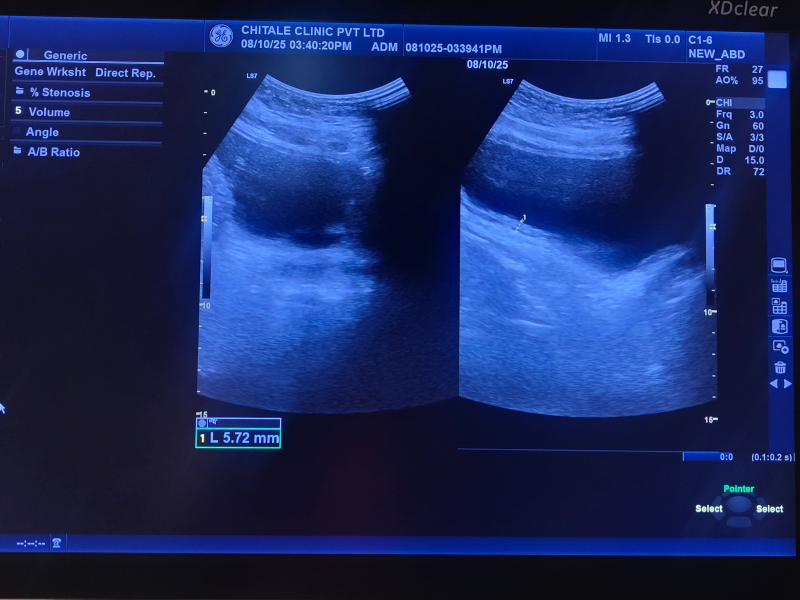
#> input picture data/raw/mixed/img001.jpg, 1600 x 1200 px, found by its file name (shown at 1/2 size); its folder holds only this picture in this run
$ python preprocess.py
#> lines starting #> are read from the running program, lines starting #| are printed output that depends on the picture
#> further down, img is the input picture: shape (1200, 1600, 3); mean B, G, R 95.5, 40.8, 25.2
import cv2
import os
import numpy as np

INPUT_DIR = r"C:\Users\Aditya Atul Deshmukh\Desktop\Nidhi_proj\data\raw\mixed"
OUTPUT_DIR = r"C:\Users\Aditya Atul Deshmukh\Desktop\Nidhi_proj\data\processed\images"

os.makedirs(OUTPUT_DIR, exist_ok=True)

def preprocess(img):
    # --- 1. SAFE CROP (reduce UI only, not anatomy) ---
    h, w = img.shape[:2]
#> h = 1200; w = 1600
    img = img[60:h-200, 20:w-150]   # less aggressive crop
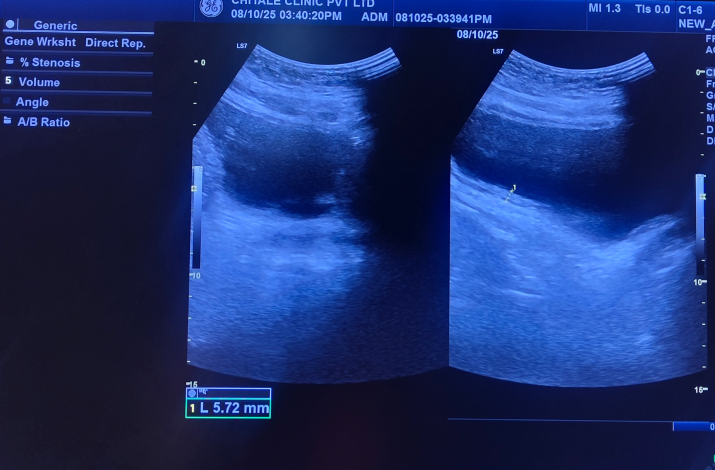
#> img: shape (940, 1430, 3) (shown at 1/2 size); mean of channels 0, 1, 2 109.3, 48, 28.4; drawn as B, G, R

    # --- 2. Convert to grayscale ---
    img = cv2.cvtColor(img, cv2.COLOR_BGR2GRAY)
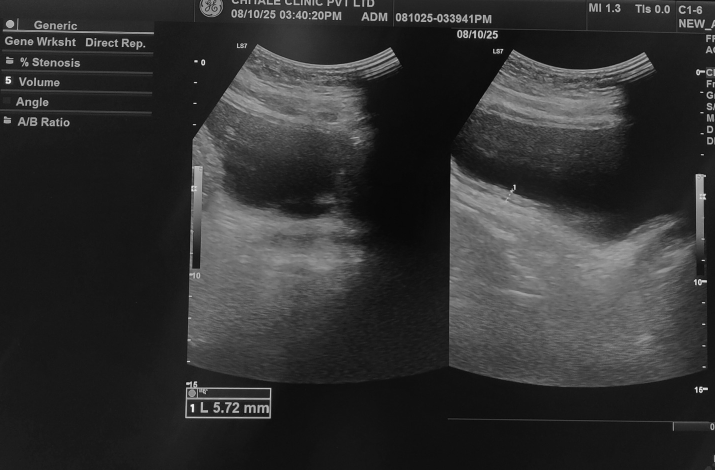
#> img: shape (940, 1430) (shown at 1/2 size); min 4, max 249, mean 49.1

    # --- 3. Resize ---
    # img = cv2.resize(img, (512, 512))

    # --- 4. Speckle noise reduction (better than bilateral here) ---
    img = cv2.fastNlMeansDenoising(img, None, 10, 7, 21)

    # --- 5. Mild CLAHE (not aggressive) ---
    clahe = cv2.createCLAHE(clipLimit=1.5, tileGridSize=(8,8))
    img = clahe.apply(img)
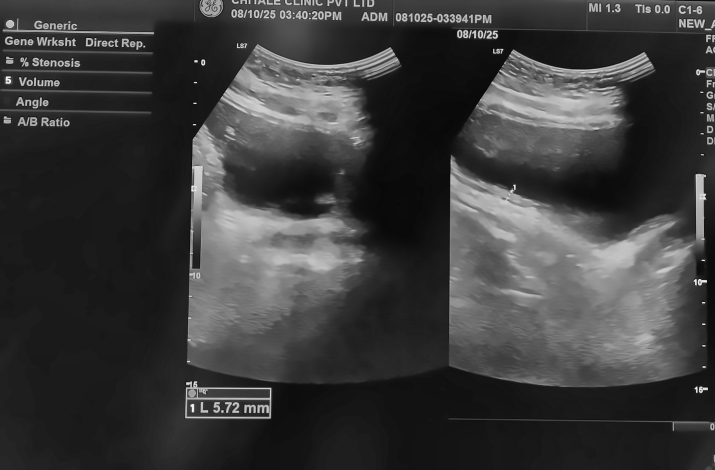
#> img: shape (940, 1430) (shown at 1/2 size); min 4, max 251, mean 59.4

    # --- 6. Smooth edges slightly (important for segmentation) ---
    img = cv2.GaussianBlur(img, (3,3), 0)

    # --- 7. Normalize safely ---
    img = img.astype(np.float32) / 255.0

    return (img * 255).astype(np.uint8)


for file in os.listdir(INPUT_DIR):
    path = os.path.join(INPUT_DIR, file)

    img = cv2.imread(path)
    if img is None:
        continue

    processed = preprocess(img)

    cv2.imwrite(os.path.join(OUTPUT_DIR, file), processed)

print("DONE: Clean preprocessing complete")

$ run again, on data/raw/mixed/img005.jpg
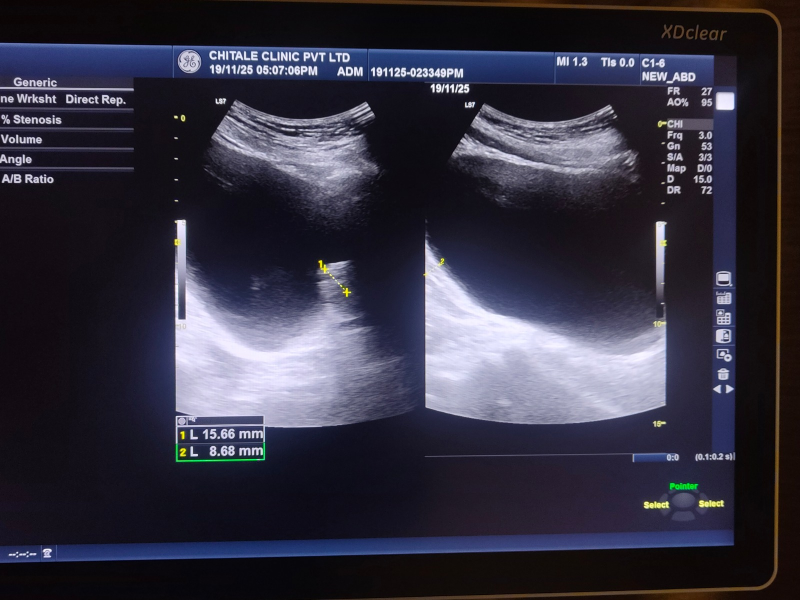
#> input picture data/raw/mixed/img005.jpg, 1600 x 1200 px, found by its file name (shown at 1/2 size)
#> img is the input picture: shape (1200, 1600, 3); mean B, G, R 64.8, 50.1, 52.1
#> in preprocess, `img = img[60:h-200, 20:w-150]`:
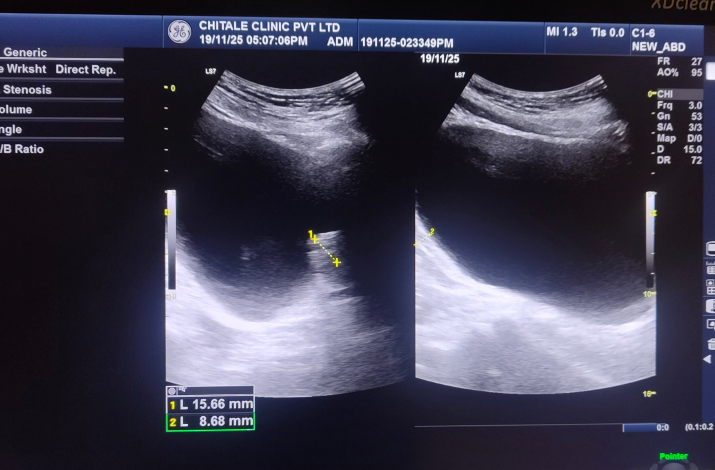
#> img: shape (940, 1430, 3) (shown at 1/2 size); mean of channels 0, 1, 2 80.3, 62.3, 63.3; drawn as B, G, R
#> in preprocess, `img = clahe.apply(img)`:
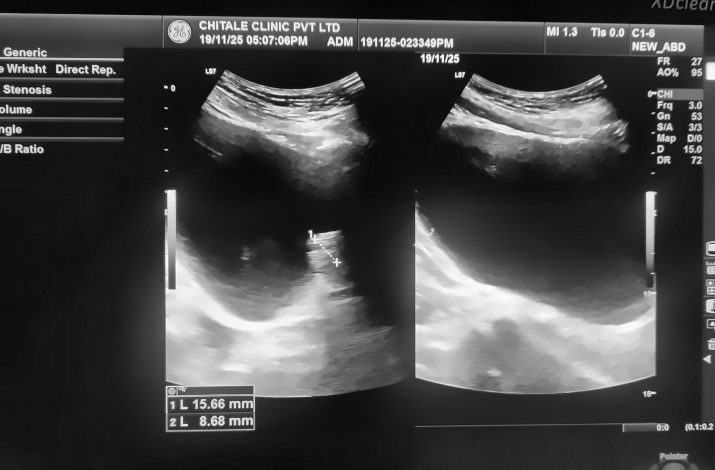
#> img: shape (940, 1430) (shown at 1/2 size); min 2, max 255, mean 69.6

$ run again, on data/raw/mixed/img006.jpg
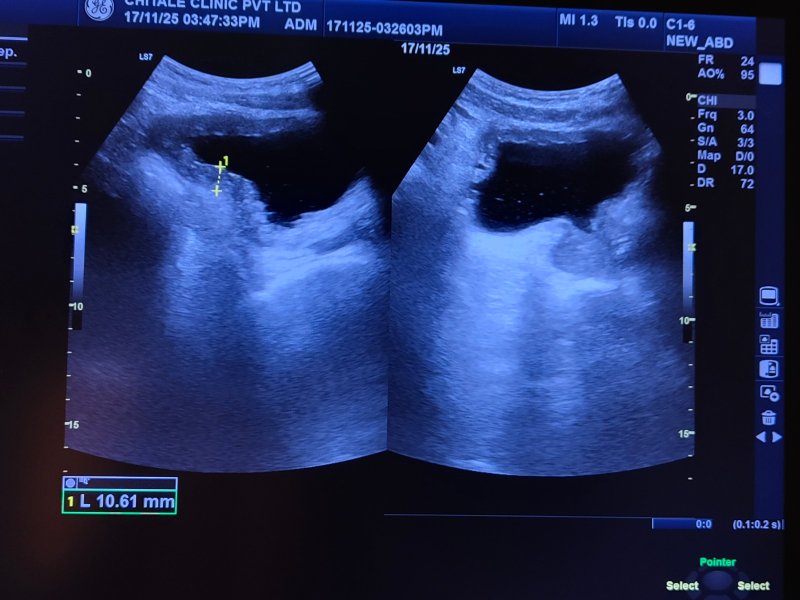
#> input picture data/raw/mixed/img006.jpg, 1600 x 1200 px, found by its file name (shown at 1/2 size)
#> img is the input picture: shape (1200, 1600, 3); mean B, G, R 89.2, 45.4, 33.4
#> in preprocess, `img = img[60:h-200, 20:w-150]`:
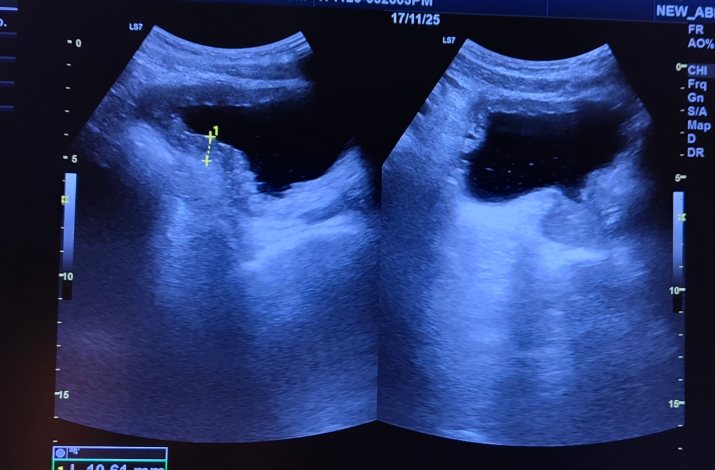
#> img: shape (940, 1430, 3) (shown at 1/2 size); mean of channels 0, 1, 2 107.2, 55.5, 39.5; drawn as B, G, R
#> in preprocess, `img = clahe.apply(img)`:
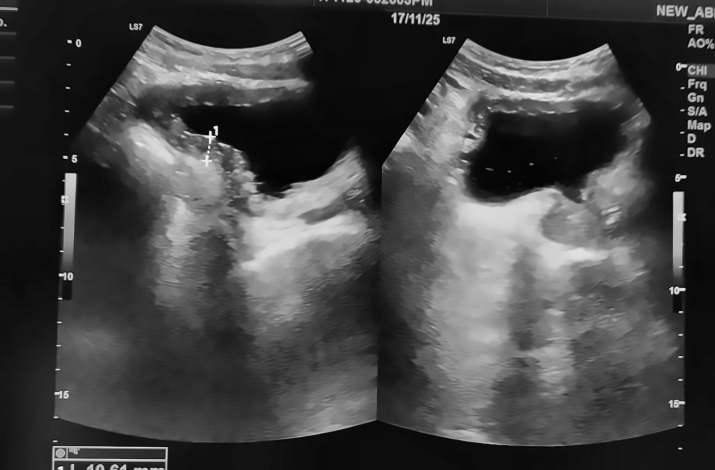
#> img: shape (940, 1430) (shown at 1/2 size); min 1, max 248, mean 68.5

$ run again, on data/raw/mixed/img007.jpg
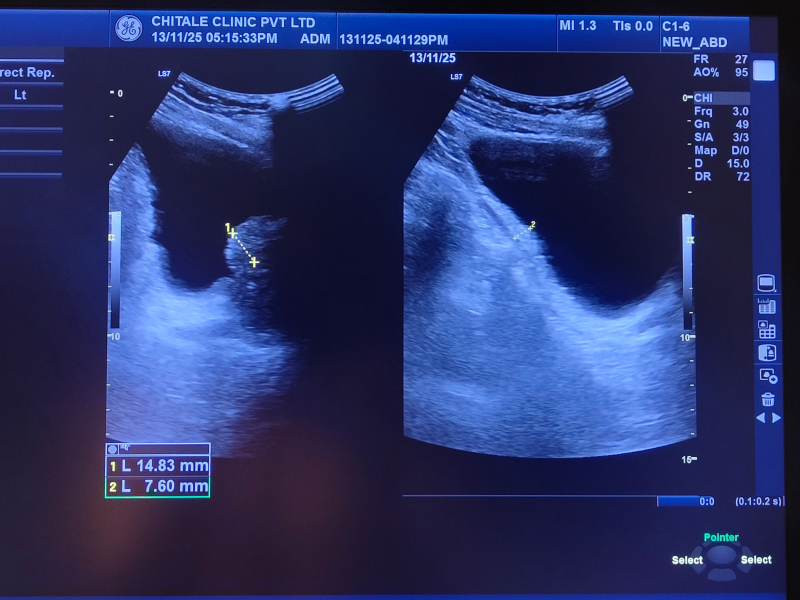
#> input picture data/raw/mixed/img007.jpg, 1600 x 1200 px, found by its file name (shown at 1/2 size)
#> img is the input picture: shape (1200, 1600, 3); mean B, G, R 105.1, 51.9, 42.2
#> in preprocess, `img = img[60:h-200, 20:w-150]`:
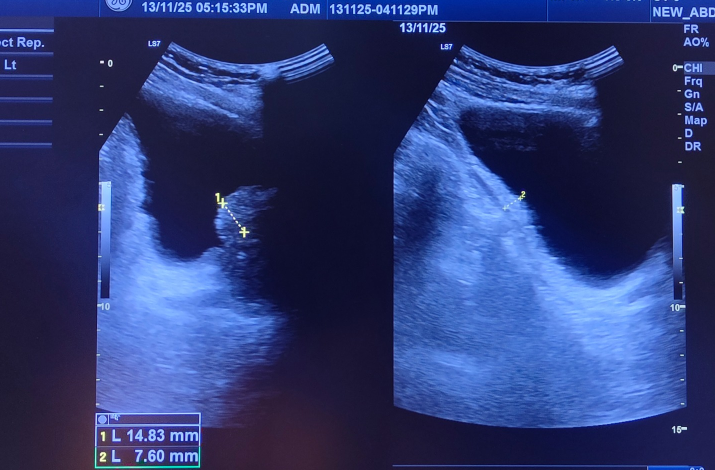
#> img: shape (940, 1430, 3) (shown at 1/2 size); mean of channels 0, 1, 2 115.9, 58.8, 45.8; drawn as B, G, R
#> in preprocess, `img = clahe.apply(img)`:
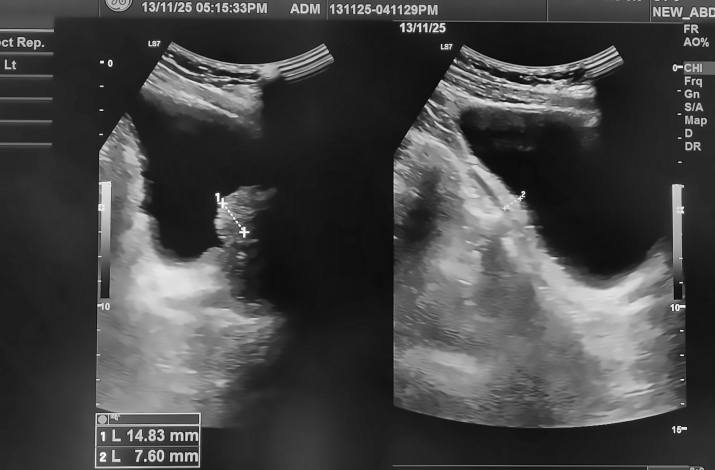
#> img: shape (940, 1430) (shown at 1/2 size); min 4, max 254, mean 69

$ run again, on data/raw/mixed/img002.jpg
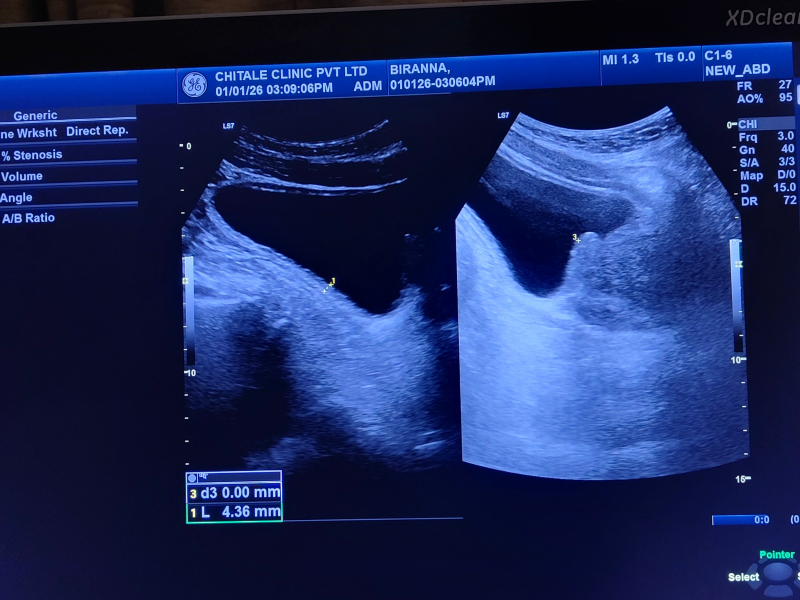
#> input picture data/raw/mixed/img002.jpg, 1600 x 1200 px, found by its file name (shown at 1/2 size)
#> img is the input picture: shape (1200, 1600, 3); mean B, G, R 95.9, 43, 28.1
#> in preprocess, `img = img[60:h-200, 20:w-150]`:
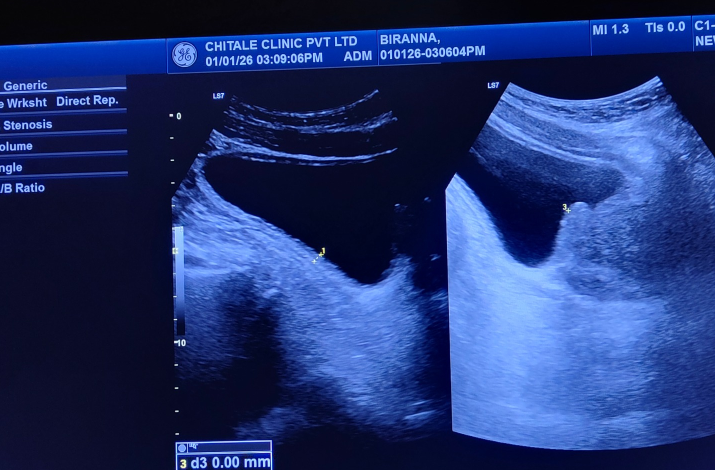
#> img: shape (940, 1430, 3) (shown at 1/2 size); mean of channels 0, 1, 2 112, 52.1, 33.1; drawn as B, G, R
#> in preprocess, `img = clahe.apply(img)`:
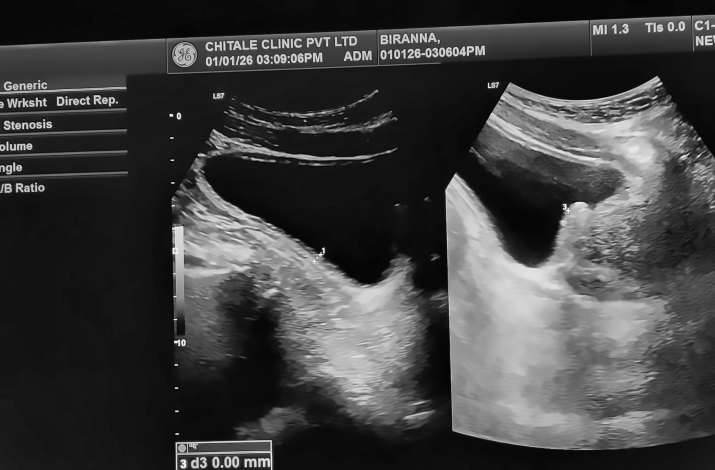
#> img: shape (940, 1430) (shown at 1/2 size); min 3, max 254, mean 64.2
